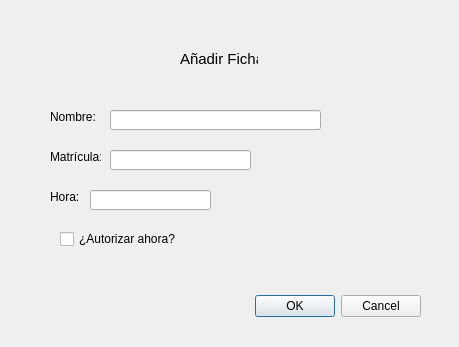
<?xml version="1.0" encoding="UTF-8"?>
<ui version="4.0">
 <class>ventanaAnadir</class>
 <widget class="QDialog" name="ventanaAnadir">
  <property name="geometry">
   <rect>
    <x>0</x>
    <y>0</y>
    <width>459</width>
    <height>347</height>
   </rect>
  </property>
  <property name="windowTitle">
   <string>Dialog</string>
  </property>
  <widget class="QDialogButtonBox" name="buttonBox">
   <property name="geometry">
    <rect>
     <x>80</x>
     <y>290</y>
     <width>341</width>
     <height>32</height>
    </rect>
   </property>
   <property name="orientation">
    <enum>Qt::Horizontal</enum>
   </property>
   <property name="standardButtons">
    <set>QDialogButtonBox::Cancel|QDialogButtonBox::Ok</set>
   </property>
  </widget>
  <widget class="QLabel" name="label">
   <property name="geometry">
    <rect>
     <x>180</x>
     <y>50</y>
     <width>78</width>
     <height>18</height>
    </rect>
   </property>
   <property name="font">
    <font>
     <pointsize>11</pointsize>
    </font>
   </property>
   <property name="text">
    <string>Añadir Ficha</string>
   </property>
  </widget>
  <widget class="QLabel" name="label_2">
   <property name="geometry">
    <rect>
     <x>50</x>
     <y>110</y>
     <width>47</width>
     <height>14</height>
    </rect>
   </property>
   <property name="font">
    <font>
     <pointsize>9</pointsize>
    </font>
   </property>
   <property name="text">
    <string>Nombre:</string>
   </property>
  </widget>
  <widget class="QLabel" name="label_3">
   <property name="geometry">
    <rect>
     <x>50</x>
     <y>150</y>
     <width>51</width>
     <height>14</height>
    </rect>
   </property>
   <property name="font">
    <font>
     <pointsize>9</pointsize>
    </font>
   </property>
   <property name="text">
    <string>Matrícula:</string>
   </property>
  </widget>
  <widget class="QLabel" name="label_4">
   <property name="geometry">
    <rect>
     <x>50</x>
     <y>190</y>
     <width>29</width>
     <height>14</height>
    </rect>
   </property>
   <property name="font">
    <font>
     <pointsize>9</pointsize>
    </font>
   </property>
   <property name="text">
    <string>Hora:</string>
   </property>
  </widget>
  <widget class="QLineEdit" name="nombre">
   <property name="geometry">
    <rect>
     <x>110</x>
     <y>110</y>
     <width>211</width>
     <height>20</height>
    </rect>
   </property>
  </widget>
  <widget class="QLineEdit" name="matricula">
   <property name="geometry">
    <rect>
     <x>110</x>
     <y>150</y>
     <width>141</width>
     <height>20</height>
    </rect>
   </property>
  </widget>
  <widget class="QLineEdit" name="hora">
   <property name="geometry">
    <rect>
     <x>90</x>
     <y>190</y>
     <width>121</width>
     <height>20</height>
    </rect>
   </property>
  </widget>
  <widget class="QCheckBox" name="checkBox">
   <property name="geometry">
    <rect>
     <x>60</x>
     <y>230</y>
     <width>117</width>
     <height>18</height>
    </rect>
   </property>
   <property name="font">
    <font>
     <pointsize>9</pointsize>
    </font>
   </property>
   <property name="text">
    <string>¿Autorizar ahora?</string>
   </property>
  </widget>
 </widget>
 <resources/>
 <connections>
  <connection>
   <sender>buttonBox</sender>
   <signal>accepted()</signal>
   <receiver>ventanaAnadir</receiver>
   <slot>accept()</slot>
   <hints>
    <hint type="sourcelabel">
     <x>248</x>
     <y>254</y>
    </hint>
    <hint type="destinationlabel">
     <x>157</x>
     <y>274</y>
    </hint>
   </hints>
  </connection>
  <connection>
   <sender>buttonBox</sender>
   <signal>rejected()</signal>
   <receiver>ventanaAnadir</receiver>
   <slot>reject()</slot>
   <hints>
    <hint type="sourcelabel">
     <x>316</x>
     <y>260</y>
    </hint>
    <hint type="destinationlabel">
     <x>286</x>
     <y>274</y>
    </hint>
   </hints>
  </connection>
 </connections>
</ui>
